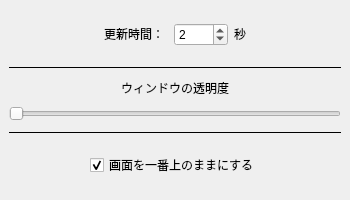
<?xml version="1.0" encoding="UTF-8"?>
<ui version="4.0">
 <class>enviromental_setting</class>
 <widget class="QMainWindow" name="enviromental_setting">
  <property name="geometry">
   <rect>
    <x>0</x>
    <y>0</y>
    <width>350</width>
    <height>200</height>
   </rect>
  </property>
  <property name="minimumSize">
   <size>
    <width>350</width>
    <height>200</height>
   </size>
  </property>
  <property name="maximumSize">
   <size>
    <width>350</width>
    <height>200</height>
   </size>
  </property>
  <property name="windowTitle">
   <string>環境設定</string>
  </property>
  <property name="styleSheet">
   <string notr="true">font: 13pt &quot;Hiragino Sans&quot;;
color: &quot;#E7E8E8&quot;</string>
  </property>
  <widget class="QWidget" name="centralwidget">
   <property name="styleSheet">
    <string notr="true">background-color: &quot;#35383D&quot;</string>
   </property>
   <layout class="QVBoxLayout" name="verticalLayout_2">
    <item>
     <layout class="QVBoxLayout" name="verticalLayout">
      <item>
       <layout class="QHBoxLayout" name="horizontalLayout">
        <item>
         <spacer name="horizontalSpacer">
          <property name="orientation">
           <enum>Qt::Horizontal</enum>
          </property>
          <property name="sizeHint" stdset="0">
           <size>
            <width>40</width>
            <height>20</height>
           </size>
          </property>
         </spacer>
        </item>
        <item alignment="Qt::AlignHCenter|Qt::AlignVCenter">
         <widget class="QLabel" name="label">
          <property name="text">
           <string>更新時間： </string>
          </property>
         </widget>
        </item>
        <item alignment="Qt::AlignHCenter|Qt::AlignVCenter">
         <widget class="QSpinBox" name="spinBox">
          <property name="styleSheet">
           <string notr="true">background-color: &quot;#67696E&quot;</string>
          </property>
          <property name="minimum">
           <number>1</number>
          </property>
          <property name="maximum">
           <number>9999</number>
          </property>
          <property name="value">
           <number>2</number>
          </property>
         </widget>
        </item>
        <item alignment="Qt::AlignHCenter|Qt::AlignVCenter">
         <widget class="QLabel" name="label_2">
          <property name="text">
           <string>秒</string>
          </property>
         </widget>
        </item>
        <item>
         <spacer name="horizontalSpacer_2">
          <property name="orientation">
           <enum>Qt::Horizontal</enum>
          </property>
          <property name="sizeHint" stdset="0">
           <size>
            <width>40</width>
            <height>20</height>
           </size>
          </property>
         </spacer>
        </item>
       </layout>
      </item>
     </layout>
    </item>
    <item>
     <widget class="Line" name="line">
      <property name="styleSheet">
       <string notr="true">color: &quot;#6B7379&quot;;
</string>
      </property>
      <property name="frameShadow">
       <enum>QFrame::Plain</enum>
      </property>
      <property name="lineWidth">
       <number>1</number>
      </property>
      <property name="midLineWidth">
       <number>0</number>
      </property>
      <property name="orientation">
       <enum>Qt::Horizontal</enum>
      </property>
     </widget>
    </item>
    <item>
     <layout class="QVBoxLayout" name="verticalLayout_3">
      <item alignment="Qt::AlignHCenter|Qt::AlignBottom">
       <widget class="QLabel" name="label_3">
        <property name="text">
         <string>ウィンドウの透明度</string>
        </property>
       </widget>
      </item>
      <item alignment="Qt::AlignVCenter">
       <widget class="QSlider" name="horizontalSlider">
        <property name="orientation">
         <enum>Qt::Horizontal</enum>
        </property>
       </widget>
      </item>
     </layout>
    </item>
    <item>
     <widget class="Line" name="line_2">
      <property name="styleSheet">
       <string notr="true">color: &quot;#6B7379&quot;;
</string>
      </property>
      <property name="frameShadow">
       <enum>QFrame::Plain</enum>
      </property>
      <property name="lineWidth">
       <number>1</number>
      </property>
      <property name="midLineWidth">
       <number>0</number>
      </property>
      <property name="orientation">
       <enum>Qt::Horizontal</enum>
      </property>
     </widget>
    </item>
    <item>
     <layout class="QVBoxLayout" name="verticalLayout_4">
      <item alignment="Qt::AlignHCenter|Qt::AlignVCenter">
       <widget class="QCheckBox" name="checkBox">
        <property name="text">
         <string>画面を一番上のままにする</string>
        </property>
        <property name="checked">
         <bool>true</bool>
        </property>
       </widget>
      </item>
     </layout>
    </item>
   </layout>
  </widget>
  <widget class="QMenuBar" name="menubar">
   <property name="geometry">
    <rect>
     <x>0</x>
     <y>0</y>
     <width>350</width>
     <height>22</height>
    </rect>
   </property>
  </widget>
 </widget>
 <resources/>
 <connections/>
</ui>
